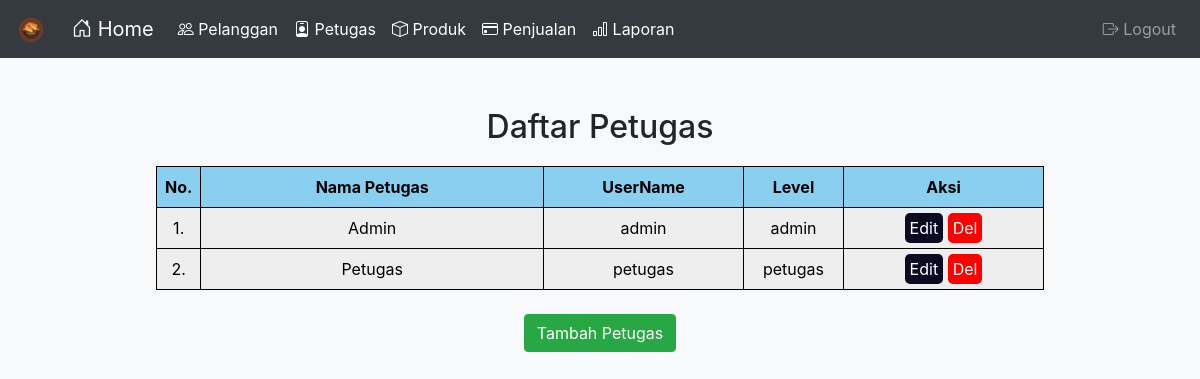
Screenshot of /user/index.php (signed in) with the database file from the repository.
### tables this page shows
CREATE TABLE `user` (
  `user_id` int(11) NOT NULL,
  `nama_user` varchar(255) DEFAULT NULL,
  `username` varchar(50) DEFAULT NULL,
  `password` varchar(50) DEFAULT NULL,
  `level` enum('admin','petugas','kasir') DEFAULT NULL
);

### user/index.php (the view, shortened to what this page needs)
<!DOCTYPE html>
<html>
<head>
	<link rel="stylesheet" href="../style/navbar.css">
	<link rel="stylesheet" href="https://stackpath.bootstrapcdn.com/bootstrap/4.5.2/css/bootstrap.min.css">
</head>
<body>
<?php
include "../navbar.php";
?>
	<div class="container home-container">
	<h2>Daftar Petugas</h2>
	<table class="table">
		<tr>
			<th width="30px">No.</th>
			<th width="auto">Nama Petugas</th>
			<th width="200px">UserName</th>
			<th width="100px">Level</th>
			<th width="200px">Aksi</th>
		</tr>
		<?php
		include "../config.php";
		$sql="select * from user";
		$result=mysqli_query($conn,$sql);
		$no=1;
		while ($data=mysqli_fetch_array($result)) {
			?>
			<tr>
				<td><?= $no ?>.</td>
				<td><?= $data['nama_user']?></td>
				<td align="right"><?= $data['username']?></td>
				<td align="right"><?= $data['level']?></td>
				<td align="center">
					<a href="edit.php?id=<?= $data['user_id'] ?>" class="edit">Edit</a>
					<a href="delete.php?id=<?= $data['user_id'] ?>" onclick="return confirm('Apakah Anda Yakin Petugas <?= $data['nama_user'] ?> akan dihapus')" class="delete">Del</a>
				</td>
			</tr>
			<?php
			$no++;
		}
		 ?>
	</table>
	<br>
    <button type="button" class="btn btn-success" data-toggle="modal" data-target="#myModal" >
        Tambah Petugas
    </button>
	</div>
</body>
</html>

### style/navbar.css (style rules this page uses)
body { background-color: #f8f9fa; }
.home-container { text-align: center; margin-top: 50px; }
.table { width: 80%; margin: auto; margin-top: 20px; background-color: #eeeeee; color: #000000; }
.table th, .table td { border: 1px solid #000000; padding: 8px; text-align: center; }
.table th { background-color: rgb(137, 207, 240); }
a { text-decoration: none; color: #495057; }

### user/index.php (style rules this page uses)
.edit { background-color:#0a0a23; color: #fff; border:none; border-radius:10px; border-radius: 5px; padding: 5px 5px; }
.delete { color: #fff; background-color: red; border-radius: 5px; padding: 5px 5px; }

### rows the page displays
user: nama_user "Admin", username "admin", level "admin"
user: nama_user "Petugas", username "petugas", level "petugas"
